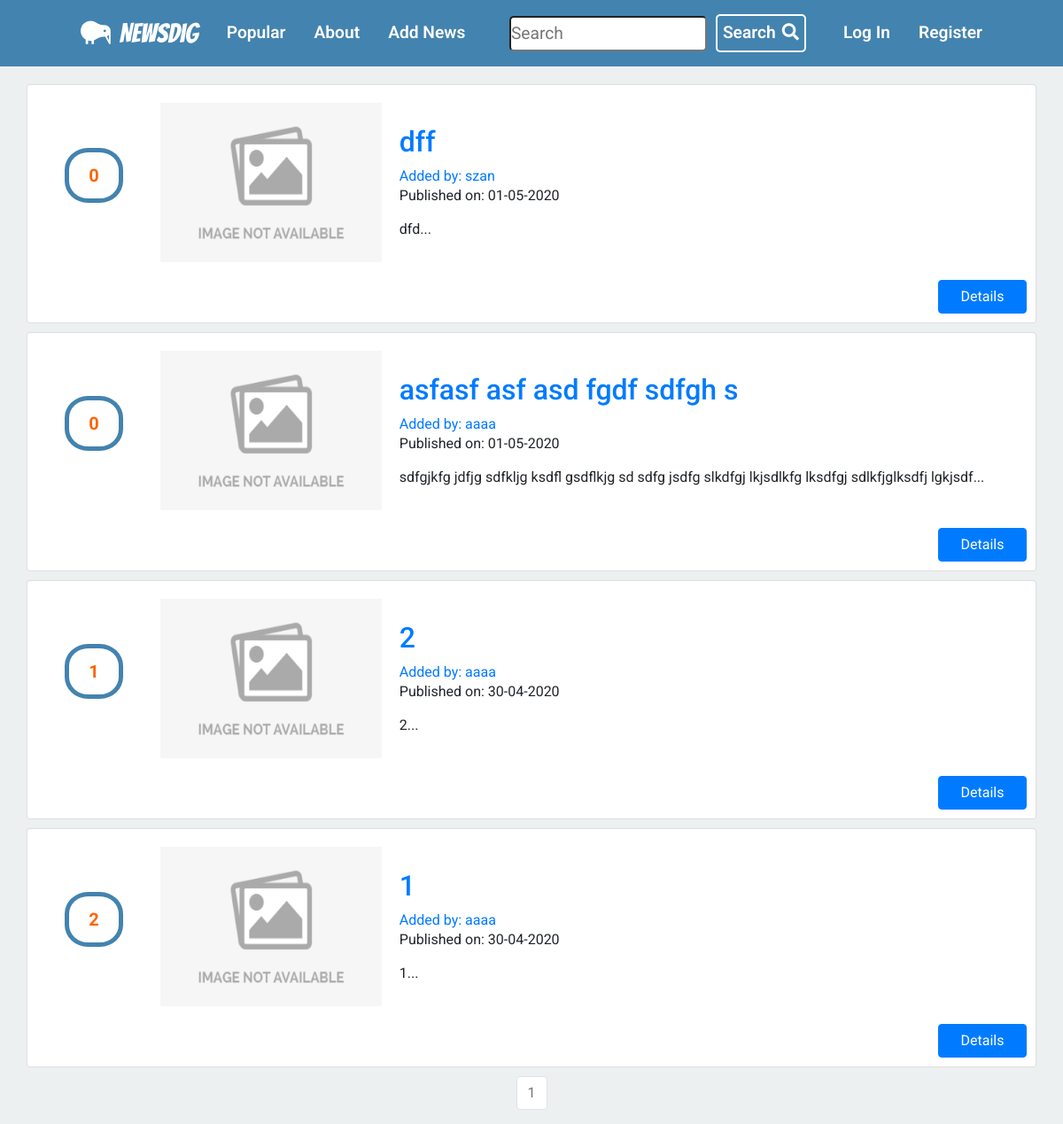
Before: / with the older database file.
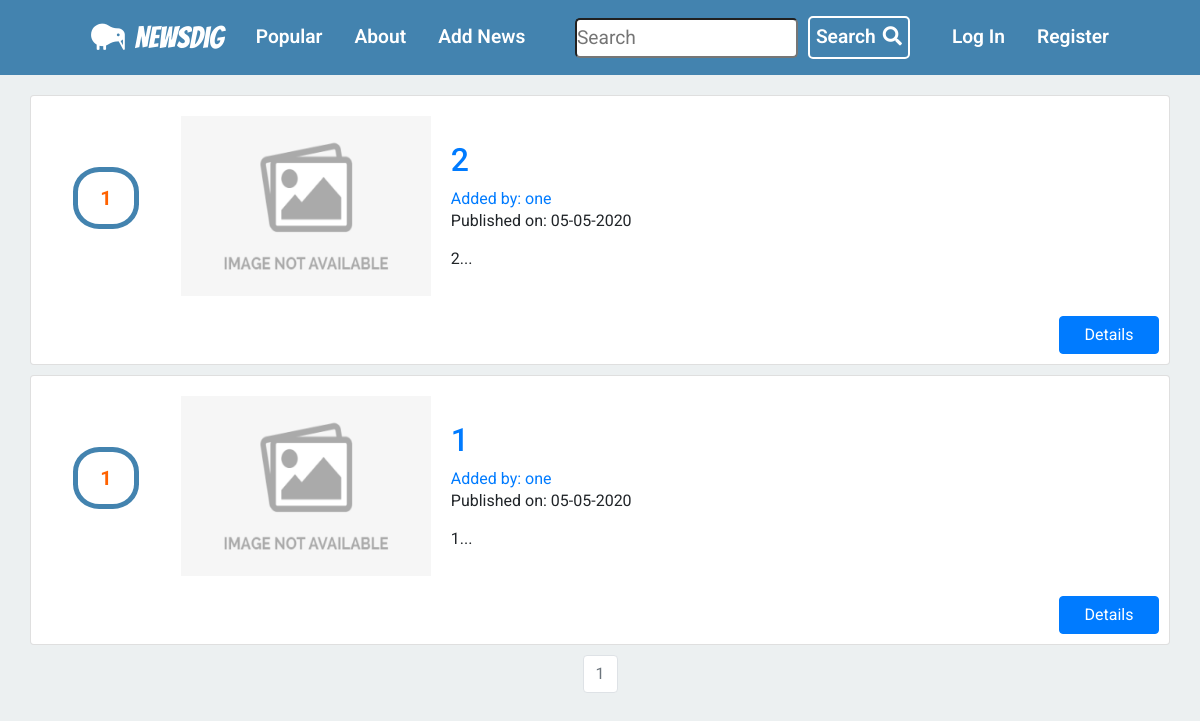
After: the same page with the newer database file.
### news/models.py (models this page shows, shortened)
class News(db.Model):
    __tablename__ = 'news'
    users = db.relationship(User)
    comments = db.relationship(
        'Comment', backref='news', lazy=True, cascade="all,delete")
    users_likes = db.relationship(
        'Likes', backref='news', lazy=True, cascade="all,delete")
    id = db.Column(db.Integer, primary_key=True)
    user_id = db.Column(db.Integer, db.ForeignKey('users.id'), nullable=False)
    picture_link = db.Column(db.String(), nullable=False)
    link = db.Column(db.String(), nullable=False)
    date = db.Column(db.DateTime, nullable=False, default=datetime.utcnow)
    title = db.Column(db.String(140), nullable=False)
    text = db.Column(db.Text, nullable=False)
    likes = db.Column(db.Integer, nullable=False, default=0)

class User(db.Model, UserMixin):
    __tablename__ = 'users'
    id = db.Column(db.Integer, primary_key=True)
    profile_image = db.Column(
        db.String(20), nullable=False, default='default_profile.png')
    email = db.Column(db.String(64), unique=True, index=True)
    username = db.Column(db.String(64), unique=True, index=True)
    password_hash = db.Column(db.String(128))
    news_group = db.relationship('News', backref='author', lazy=True)

### news/core/views.py (the view)
@core.route('/')
def index():
    page = request.args.get('page', 1, type=int)
    all_news = News.query.order_by(
        News.date.desc()).paginate(page=page, per_page=5)
    return render_template('index.html', all_news=all_news)

### news/templates/index.html (shortened to what this page needs)
{% extends "base.html" %}
{% block content %}
<div class="container">
    {% for news in all_news.items %}
    <div class="card">
        <div class="card-body">
            <div class='likes'>
                <p>{{news.likes}}</p>
            </div>
            <div class="miniature">
                {% if news.picture_link%}
                <img src="{{news.picture_link}}" alt="">
                {% else %}
                <img src="{{ url_for('static', filename='default.jpeg') }}">
                {% endif %}
            </div>
            <div class="news_info">
                <h2><a class="card-title"
                        href="  {{ url_for('news_group.news_view', news_id=news.id) }}">{{ news.title }}</a></h2>
                <a href="{{ url_for('users.user_news', username=news.author.username) }}">Added by:
                    {{ news.author.username }}</a>
                <p>Published on: {{ news.date.strftime('%d-%m-%Y') }}</p>
                <p class="card-text">{{ news.text[:100] }}...</p>
            </div>
        </div>
        <a href="{{ url_for('news_group.news_view', news_id=news.id) }}" class="details_btn btn btn-primary">Details</a>
    </div>
    {% endfor %}
    <nav aria-label="Page navigation example">
        <ul class="pagination ">
            {% for page_num in all_news.iter_pages(left_edge=1, right_edge=1, left_current=1, right_current=2) %}
            {% if all_news.page == page_num %}
            <li class="page-item disabled">
                <a class="page-link" href="{{ url_for('core.index', page=page_num) }}">{{ page_num }}</a></li>
            {% else %}
            <li class="page-item"><a class="page-link"
                    href="{{ url_for('core.index', page=page_num) }}">{{ page_num }}</a>
            </li>
            {% endif %}
            {% endfor %}
    </nav>
    {% endblock %}

### news/templates/base.html (shortened to what this page needs)
<!DOCTYPE html>
<html lang="en">
  <head>
    <link
      rel="stylesheet"
      href="https://maxcdn.bootstrapcdn.com/bootstrap/4.0.0/css/bootstrap.min.css"
    />
    <link
      rel="stylesheet"
      href="https://cdnjs.cloudflare.com/ajax/libs/font-awesome/5.12.1/css/all.min.css"
    />
    <link
      href="{{ url_for('static', filename='css/main.css')}}"
      rel="stylesheet"
    />
  </head>
  <body>
    <nav id="navbar">
      <ul>
        <div class="nav-link">
          <a id="home" href="{{url_for('core.index')}}"
            ><i class="fas fa-kiwi-bird"></i>NewsDig</a
          >
        </div>
        <li class="nav-link">
          <a href="{{url_for('core.popular')}}">Popular</a>
        </li>
        <li class="nav-link">
          <a href="{{url_for('core.info')}}">About</a>
        </li>
        <li class="nav-link">
          <a href="{{url_for('news_group.create_news')}}">Add News</a>
        </li>
      </ul>
      <ul>
        <div class="nav-link">
          <form id="search_form" action="{{ url_for('news_group.search') }}">
            <div>
              <input
                type="text"
                id="search_word"
                name="search_word"
                placeholder="Search"
                required
              />
            </div>
            <button type="submit" id="button-addon2">
              Search<i class="fas fa-search"></i>
            </button>
          </form>
        </div>
        {% if current_user.is_authenticated %}
        <li class="nav-link">
          <a href="{{url_for('users.logout')}}">Log Out</a>
        </li>
        <li class="nav-link">
          <a href="{{url_for('users.account')}}"
            ><i class="fas fa-user-alt"></i>Account
          </a>
        </li>
        {% else %}
        <li class="nav-link">
          <a href="{{url_for('users.login')}}">Log In</a>
        </li>
        <li class="nav-link">
          <a href="{{url_for('users.register')}}">Register</a>
        </li>
        {% endif %}
      </ul>
    </nav>
    <div class="container">
      {% block content %} {% endblock %}
    </div>
  </body>
</html>

### news/static/css/main.css (style rules this page uses)
* { box-sizing: border-box; margin: 0; padding: 0; }
body { font-family: 'Roboto', sans-serif; line-height: 1.4; background-color: #ecf0f1; }
.container { max-width: 1300px; margin-top: 20px; }
.pagination { margin-top: 10px; justify-content: center; }
#navbar { display: flex; background: #4383af; color: #fff; justify-content: space-between; align-items: center; font-size: 1.2rem; height: 75px; padding: 0 75px; }
#navbar ul { display: flex; justify-content: space-between; align-items: center; list-style: none; padding-bottom: 0; margin-bottom: 0; }
#navbar ul #home { font-size: 30px; font-family: 'Bangers', cursive; text-decoration: none; color: #fff; }
#navbar ul #search_form { display: flex; padding: 10px; align-items: center; }
#navbar ul #search_form input { border-radius: 5px; height: 40px; }
#navbar ul #search_form button { margin-left: 10px; background: #4383af; color: #fff; font-weight: 600; border: 2px solid #fff; padding: 6px; border-radius: 5px; cursor: pointer; }
#navbar ul #search_form button .fa-search { margin-left: 7px; }
#navbar ul .fa-kiwi-bird { padding-right: 10px; font-size: 30px; }
#navbar ul li a { text-decoration: none; color: inherit; font-weight: 600; }
.card { width: 100%; margin-top: 10px; }
.card .card-body { align-items: center; display: flex; }
.card .card-body .likes { width: 10%; display: flex; flex-direction: column; margin-right: 20px; }
.card .card-body .likes p { align-self: center; border: 5px solid #4383af; padding: 12px 22px; border-radius: 40%; font-size: 20px; font-weight: 700; color: #ff6200; }
.card .card-body .miniature { margin-right: 20px; }
.card .card-body .miniature img { width: 250px; height: 180px; }
.card .details_btn { margin-bottom: 10px; margin-right: 10px; width: 100px; align-self: flex-end; }

Changed rows visible on the page:
removed News: likes "0", title "dff", author.username "szan", date "01-05-2020", text "dfd"
removed News: likes "0", title "asfasf asf asd fgdf sdfgh s", author.username "aaaa", date "01-05-2020", text "sdfgjkfg jdfjg sdfkljg ksdfl gsdflkjg sd sdfg jsdfg slkdfgj lkjsdlkfg lksdfgj sdlkfjglksdfj lgkjsdf"
changed News (number 1 of 2 on the later page): author.username "aaaa" → "one"; date "30-04-2020" → "05-05-2020"
changed News (number 2 of 2 on the later page): likes "2" → "1"; author.username "aaaa" → "one"; date "30-04-2020" → "05-05-2020"
